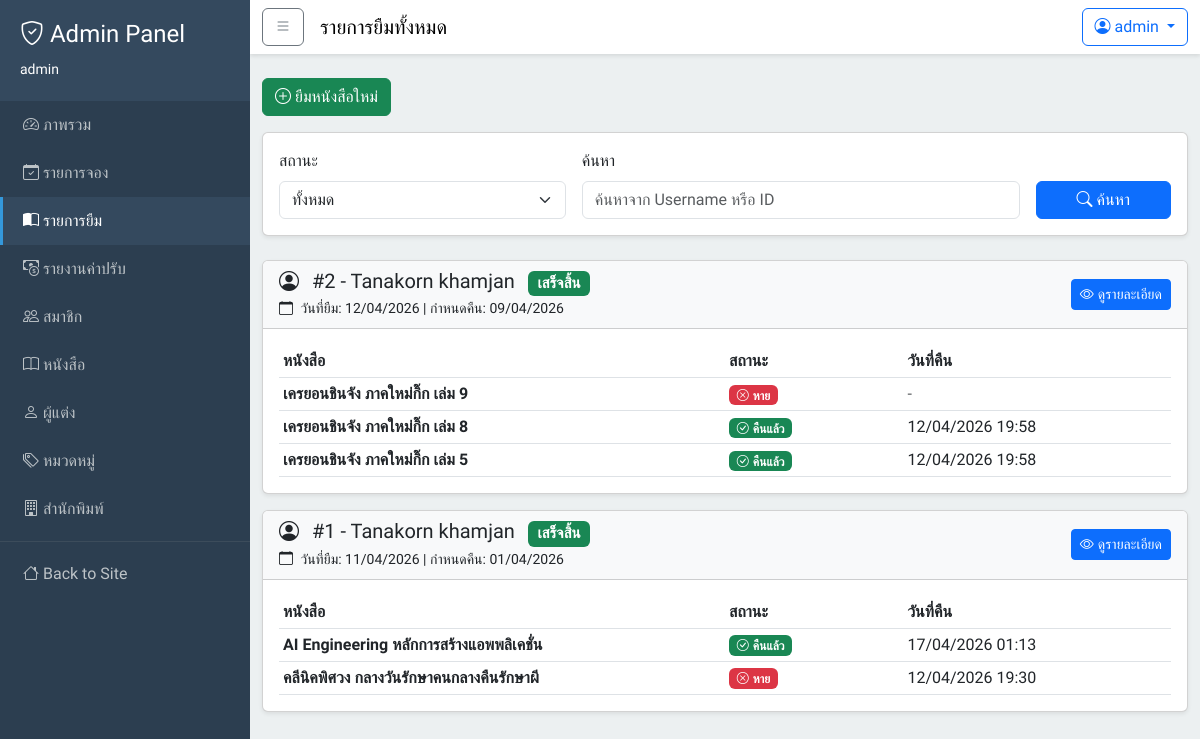
Page /dashboard/loans/ (signed in) on the earlier database version.
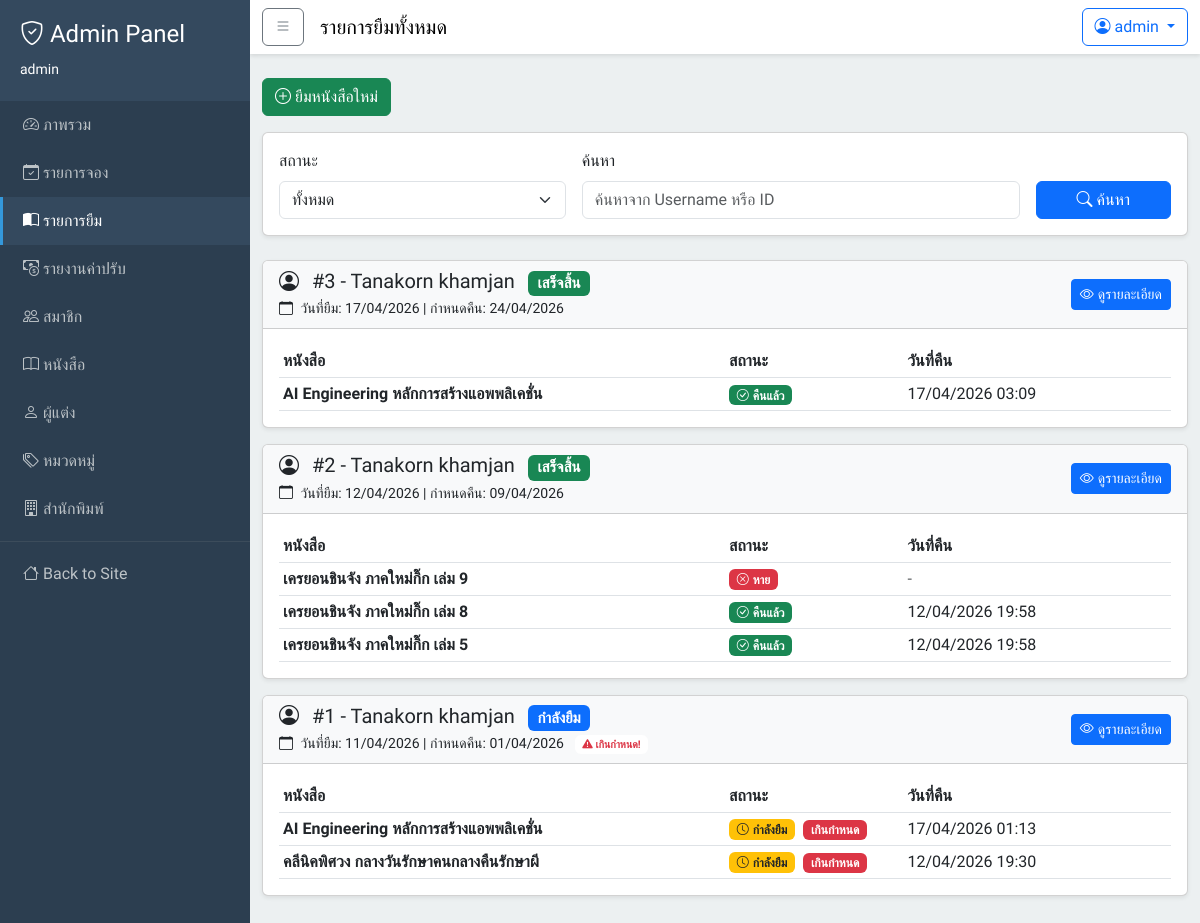
Same page on the later database version.
### loans/models.py (models this page shows, shortened)
class Loan(models.Model):
    STATUS_CHOICES = [
        ('active', 'กำลังยืม'),
        ('completed', 'เสร็จสิ้น'),
    ]
    id = models.AutoField(primary_key=True)
    user = models.ForeignKey(
        settings.AUTH_USER_MODEL,
        on_delete=models.CASCADE,
        related_name='loans'
    )
    status = models.CharField(
        max_length=20,
        choices=STATUS_CHOICES,
        default='active'
    )
    due_date = models.DateTimeField(null=True, blank=True)
    created_at = models.DateTimeField(auto_now_add=True)
    if TYPE_CHECKING:
        loan_items: Manager["LoanItem"]
    class Meta:
        db_table = 'loans'
        verbose_name = 'Loan'
        verbose_name_plural = 'Loans'
        ordering = ['-created_at']
    @property
    def status_label(self) -> str:
        return self.get_status_display() # type: ignore[attr-defined]
    @property
    def is_overdue(self) -> bool:
        if self.status != 'active' or not self.due_date:
            return False
        return self.due_date < timezone.now()

class LoanItem(models.Model):
    STATUS_CHOICES = [
        ('borrowed', 'กำลังยืม'),
        ('returned', 'คืนแล้ว'),
        ('lost', 'หาย'),
    ]
    id = models.AutoField(primary_key=True)
    book = models.ForeignKey(
        Book,
        on_delete=models.CASCADE,
        related_name='loan_items'
    )
    loan = models.ForeignKey(
        Loan,
        on_delete=models.CASCADE,
        related_name='loan_items'
    )
    hold_item = models.OneToOneField(
        HoldItem,
        on_delete=models.SET_NULL,
        null=True,
        blank=True,
        related_name='loan_item'
    )
    status = models.CharField(
        max_length=20,
        choices=STATUS_CHOICES,
        default='borrowed'
    )
    returned_at = models.DateTimeField(null=True, blank=True)
    created_at = models.DateTimeField(auto_now_add=True)
    class Meta:
        db_table = 'loan_items'
        verbose_name = 'Loan Item'
        verbose_name_plural = 'Loan Items'
        ordering = ['-created_at']
    @property
    def is_overdue(self) -> bool:
        if self.status != 'borrowed':
            return False
        return self.loan.is_overdue

### users/models.py (models this page shows, shortened)
class User(AbstractUser):
    phone_number = models.CharField(max_length=10, null=False, blank=False)
    citizen_id = models.CharField(
    max_length=13,
    unique=True,
    null=False,
    blank=False,
    validators=[
        RegexValidator(
            regex=r'^\d{13}$',
            message='Citizen ID must be exactly 13 digits'
        )
    ])

### books/models.py (models this page shows, shortened)
class Book(models.Model):
    id = models.AutoField(primary_key=True)
    title = models.CharField(max_length=255)
    isbn = models.CharField(
        max_length=13,
        unique=True,
        null=False,
        blank=False,
    )
    description = models.TextField(null=True, blank=True)
    image_url = models.ImageField(
        upload_to="books/covers/",
        max_length=255,
        null=True,
        blank=True,
    )
    total_quantity = models.IntegerField(default=0)
    available_quantity = models.IntegerField(default=0)
    publish_year = models.IntegerField(null=True, blank=True)
    publisher = models.ForeignKey(
        Publisher,
        on_delete=models.SET_NULL,
        null=True,
        blank=True,
        related_name='books',
    )
    authors = models.ManyToManyField(
        Author,
        blank=True,
        through="BookAuthor",
        related_name="books",
    )
    categories = models.ManyToManyField(
        Category,
        blank=True,
        through="BookCategory",
        related_name="books",
    )
    created_at = models.DateTimeField(auto_now_add=True)
    if TYPE_CHECKING:
        hold_items: Manager[HoldItem]
        hold_items: Manager[HoldItem]
        loan_items: Manager[LoanItem]
    class Meta:
        db_table = "books"
        verbose_name = "Book"
        verbose_name_plural = "Books"
        constraints = [
            models.CheckConstraint(
                check=Q(total_quantity__gte=0),
                name="check_books_total_quantity_gte_0",
            ),
            models.CheckConstraint(
                check=Q(available_quantity__gte=0),
                name="check_books_available_quantity_gte_0",
            ),
            models.CheckConstraint(
                check=Q(publish_year__isnull=True) | Q(publish_year__gte=0),
                name="check_books_publish_year_gte_0_or_null",
            ),
        ]

### loans/views.py (the view)
# urls.py: path('dashboard/loans/', views.dashboard_loans_view, name='dashboard_loans'),
@login_required
@user_passes_test(is_staff)
def dashboard_loans_view(request):
    status_filter = request.GET.get('status', 'all')
    search_query = request.GET.get('search', '')
    loan_batches = Loan.objects.select_related('user').prefetch_related(
        'loan_items__book__authors',
        'loan_items__book__publisher'
    )
    if status_filter and status_filter != 'all':
        loan_batches = loan_batches.filter(status=status_filter)
    if search_query:
        q_filter = Q(user__username__icontains=search_query)
        if search_query.isdigit():
            q_filter |= Q(id=int(search_query))
        loan_batches = loan_batches.filter(q_filter).distinct()
    loan_batches = loan_batches.order_by('-created_at')
    context = {
        'loan_batches': loan_batches,
        'status_filter': status_filter,
        'search_query': search_query,
    }
    return render(request, 'dashboard/loans/list.html', context)

### books/cart.py (called while the page is built)
    def count(self):
        return len(self.cart)

### books/context_processors.py (called while the page is built)
def cart_context(request):
    cart = Cart(request)
    return {
        'cart_count': cart.count()
    }

### loans/views.py (called while the page is built)
def is_staff(user):
    return user.is_staff

### templates/dashboard/loans/list.html (shortened to what the changed rows need)
{% extends "base_admin.html" %}
{% block content %}
    {% if loan_batches %}
        <div class="row">
            <div class="col">
                {% for batch in loan_batches %}
                    <div class="card shadow-sm mb-3">
                        <div class="card-header bg-light">
                            <div class="row align-items-center">
                                <div class="col-md-8">
                                    <h5 class="mb-0">
                                        <i class="bi bi-person-circle me-2"></i>
                                        #{{ batch.id }} - {{ batch.user.get_full_name|default:batch.user.username }}
                                        {% if batch.status == 'active' %}
                                            <span class="badge bg-primary ms-2">{{ batch.status_label }}</span>
                                        {% elif batch.status == 'completed' %}
                                            <span class="badge bg-success ms-2">{{ batch.status_label }}</span>
                                        {% endif %}
                                    </h5>
                                    <small>
                                        <i class="bi bi-calendar me-1"></i>
                                        วันที่ยืม: {{ batch.created_at|date:"d/m/Y" }}
                                        {% if batch.due_date %}
                                            | กำหนดคืน: {{ batch.due_date|date:"d/m/Y" }}
                                            {% if batch.is_overdue %}
                                                <span class="badge bg-white text-danger ms-2">
                                                    <i class="bi bi-exclamation-triangle-fill"></i> เกินกำหนด!
                                                </span>
                                            {% endif %}
                                        {% endif %}
                                    </small>
                                </div>
                                <div class="col-md-4 text-end">
                                    <a href="{% url 'loans:dashboard_loan_detail' batch.id %}"
                                       class="btn btn-sm btn-primary">
                                        <i class="bi bi-eye me-1"></i>ดูรายละเอียด
                                    </a>
                                </div>
                            </div>
                        </div>
                        <div class="card-body">
                            <div class="table-responsive">
                                <table class="table table-sm mb-0">
                                    <colgroup>
                                        <col style="width: 50%;">
                                        <col style="width: 20%;">
                                        <col style="width: 30%;">
                                    </colgroup>
                                    <thead>
                                        <tr>
                                            <th>หนังสือ</th>
                                            <th>สถานะ</th>
                                            <th>วันที่คืน</th>
                                        </tr>
                                    </thead>
                                    <tbody>
                                        {% for item in batch.loan_items.all %}
                                            <tr>
                                                <td>
                                                    <strong>{{ item.book.title }}</strong>
                                                </td>
                                                <td>
                                                    {% if item.status == 'borrowed' %}
                                                        <span class="badge bg-warning text-dark">
                                                            <i class="bi bi-clock me-1"></i>{{ item.get_status_display }}
                                                        </span>
                                                        {% if item.is_overdue %}<span class="badge bg-danger ms-1">เกินกำหนด</span>{% endif %}
                                                    {% elif item.status == 'returned' %}
                                                        <span class="badge bg-success">
                                                            <i class="bi bi-check-circle me-1"></i>{{ item.get_status_display }}
                                                        </span>
                                                    {% elif item.status == 'lost' %}
                                                        <span class="badge bg-danger">
                                                            <i class="bi bi-x-circle me-1"></i>{{ item.get_status_display }}
                                                        </span>
                                                    {% endif %}
                                                </td>
                                                <td>
                                                    {% if item.returned_at %}
                                                        {{ item.returned_at|date:"d/m/Y H:i" }}
                                                    {% else %}
                                                        <span class="text-muted">-</span>
                                                    {% endif %}
                                                </td>
                                            </tr>
                                        {% endfor %}
                                    </tbody>
                                </table>
                            </div>
                        </div>
                    </div>
                {% endfor %}
            </div>
        </div>
    {% endif %}
{% endblock content %}

Differences in the rows shown:
added Loan: id "3", user.get_full_name "Tanakorn khamjan", status_label "เสร็จสิ้น", created_at "17/04/2026", due_date "24/04/2026"
added LoanItem: book "AI Engineering หลักการสร้างแอพพลิเคชั่น", status "คืนแล้ว", returned_at "17/04/2026 03:09", shown under "3"
changed Loan id 1: status "completed" → "active" (drawn); status_label "เสร็จสิ้น" → "กำลังยืม"
changed LoanItem (number 5 of 6 on the later page): status "คืนแล้ว" → "กำลังยืม"
changed LoanItem "คลีนิคพิศวง กลางวันรักษาคนกลางคืนรักษาผี": status "หาย" → "กำลังยืม"
